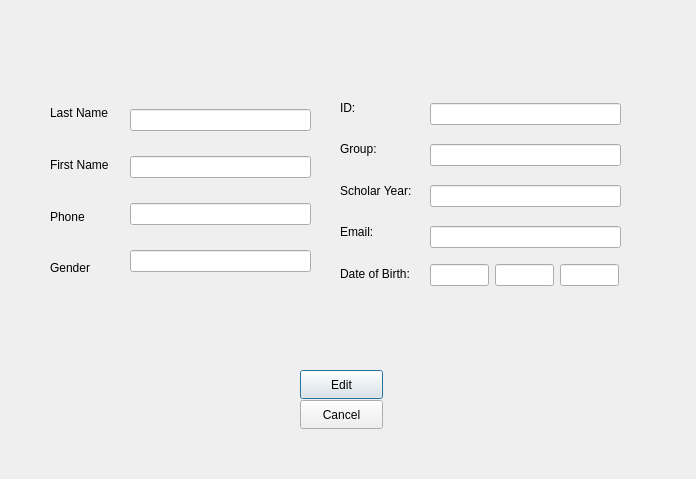
<?xml version="1.0" encoding="UTF-8"?>
<ui version="4.0">
 <class>Wdisplay_edit_sutdent</class>
 <widget class="QDialog" name="Wdisplay_edit_sutdent">
  <property name="geometry">
   <rect>
    <x>0</x>
    <y>0</y>
    <width>696</width>
    <height>479</height>
   </rect>
  </property>
  <property name="windowTitle">
   <string>Dialog</string>
  </property>
  <widget class="QWidget" name="layoutWidget">
   <property name="geometry">
    <rect>
     <x>130</x>
     <y>90</y>
     <width>181</width>
     <height>201</height>
    </rect>
   </property>
   <layout class="QVBoxLayout" name="verticalLayout_2">
    <item>
     <widget class="QLineEdit" name="last_name">
      <property name="readOnly">
       <bool>false</bool>
      </property>
     </widget>
    </item>
    <item>
     <widget class="QLineEdit" name="first_name">
      <property name="readOnly">
       <bool>false</bool>
      </property>
     </widget>
    </item>
    <item>
     <widget class="QLineEdit" name="phone">
      <property name="readOnly">
       <bool>false</bool>
      </property>
     </widget>
    </item>
    <item>
     <widget class="QLineEdit" name="gender">
      <property name="readOnly">
       <bool>false</bool>
      </property>
     </widget>
    </item>
   </layout>
  </widget>
  <widget class="QWidget" name="layoutWidget_3">
   <property name="geometry">
    <rect>
     <x>340</x>
     <y>90</y>
     <width>90</width>
     <height>201</height>
    </rect>
   </property>
   <layout class="QVBoxLayout" name="verticalLayout_6">
    <item>
     <widget class="QLabel" name="label_10">
      <property name="text">
       <string>ID:</string>
      </property>
     </widget>
    </item>
    <item>
     <widget class="QLabel" name="label_12">
      <property name="text">
       <string>Group:</string>
      </property>
     </widget>
    </item>
    <item>
     <widget class="QLabel" name="label_13">
      <property name="text">
       <string>Scholar Year:</string>
      </property>
     </widget>
    </item>
    <item>
     <widget class="QLabel" name="label_14">
      <property name="text">
       <string>Email:</string>
      </property>
     </widget>
    </item>
    <item>
     <widget class="QLabel" name="label_15">
      <property name="text">
       <string>Date of Birth:</string>
      </property>
     </widget>
    </item>
   </layout>
  </widget>
  <widget class="QWidget" name="layoutWidget_4">
   <property name="geometry">
    <rect>
     <x>430</x>
     <y>90</y>
     <width>191</width>
     <height>172</height>
    </rect>
   </property>
   <layout class="QVBoxLayout" name="verticalLayout_7">
    <item>
     <widget class="QLineEdit" name="ID">
      <property name="readOnly">
       <bool>false</bool>
      </property>
     </widget>
    </item>
    <item>
     <widget class="QLineEdit" name="group">
      <property name="readOnly">
       <bool>false</bool>
      </property>
     </widget>
    </item>
    <item>
     <widget class="QLineEdit" name="scholar_year">
      <property name="readOnly">
       <bool>false</bool>
      </property>
     </widget>
    </item>
    <item>
     <widget class="QLineEdit" name="email">
      <property name="readOnly">
       <bool>false</bool>
      </property>
     </widget>
    </item>
   </layout>
  </widget>
  <widget class="QWidget" name="layoutWidget_5">
   <property name="geometry">
    <rect>
     <x>50</x>
     <y>90</y>
     <width>81</width>
     <height>201</height>
    </rect>
   </property>
   <layout class="QVBoxLayout" name="verticalLayout_8">
    <item>
     <widget class="QLabel" name="label_17">
      <property name="text">
       <string>Last Name</string>
      </property>
     </widget>
    </item>
    <item>
     <widget class="QLabel" name="label_18">
      <property name="text">
       <string>First Name</string>
      </property>
     </widget>
    </item>
    <item>
     <widget class="QLabel" name="label_19">
      <property name="text">
       <string>Phone</string>
      </property>
     </widget>
    </item>
    <item>
     <widget class="QLabel" name="label_20">
      <property name="text">
       <string>Gender</string>
      </property>
     </widget>
    </item>
   </layout>
  </widget>
  <widget class="QWidget" name="layoutWidget">
   <property name="geometry">
    <rect>
     <x>430</x>
     <y>260</y>
     <width>189</width>
     <height>30</height>
    </rect>
   </property>
   <layout class="QHBoxLayout" name="horizontalLayout_4">
    <item>
     <widget class="QLineEdit" name="day">
      <property name="readOnly">
       <bool>false</bool>
      </property>
     </widget>
    </item>
    <item>
     <widget class="QLineEdit" name="month">
      <property name="readOnly">
       <bool>false</bool>
      </property>
     </widget>
    </item>
    <item>
     <widget class="QLineEdit" name="year">
      <property name="readOnly">
       <bool>false</bool>
      </property>
     </widget>
    </item>
   </layout>
  </widget>
  <widget class="QPushButton" name="editButton">
   <property name="geometry">
    <rect>
     <x>300</x>
     <y>370</y>
     <width>83</width>
     <height>29</height>
    </rect>
   </property>
   <property name="text">
    <string>Edit</string>
   </property>
  </widget>
  <widget class="QPushButton" name="Cancel_button">
   <property name="geometry">
    <rect>
     <x>300</x>
     <y>400</y>
     <width>83</width>
     <height>29</height>
    </rect>
   </property>
   <property name="text">
    <string>Cancel</string>
   </property>
  </widget>
 </widget>
 <resources/>
 <connections/>
</ui>
